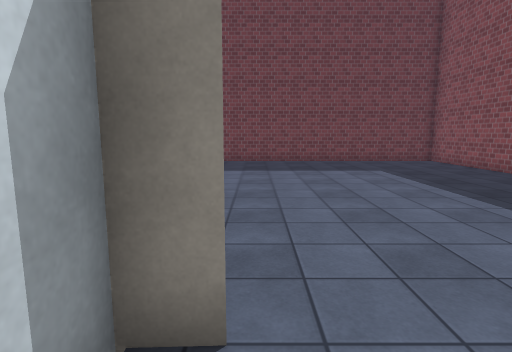
View 1 (above)

23 first-person views from a walk through a Unity game level. The camera is 1.5 m above the floor, tilts 8° down and sees 80° across. The floor is counted in squares, 1 m on a side. Each view is taken from the middle of a square. On the plan, view 1 faces up. The plan holds only what a view shows up to about 15 squares ahead; the rest is blank. The place goes on beyond the plan. The player character is not drawn. Some animated figures are left out. Some surface patterns are stand-ins.

View 2
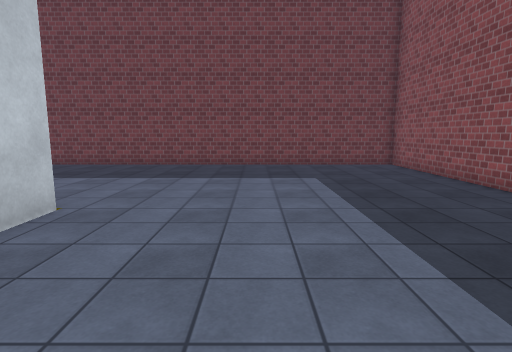

View 3
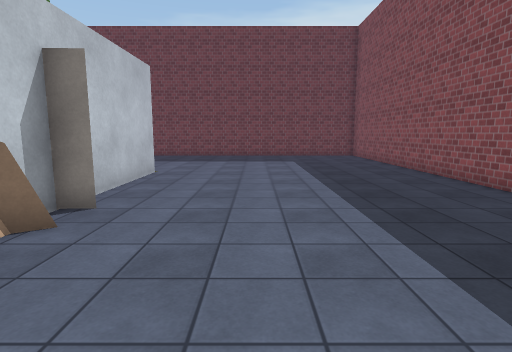

View 4
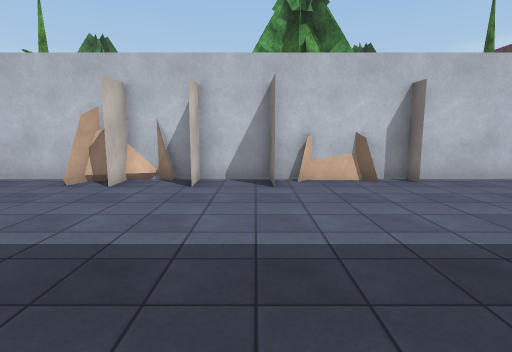

View 5
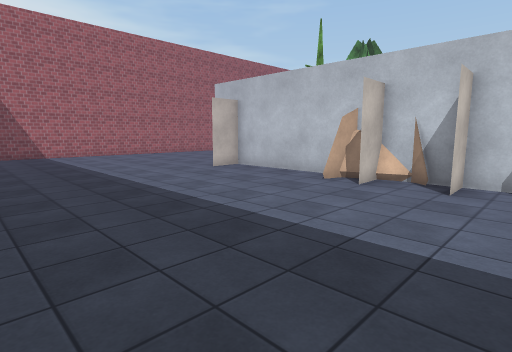

View 6
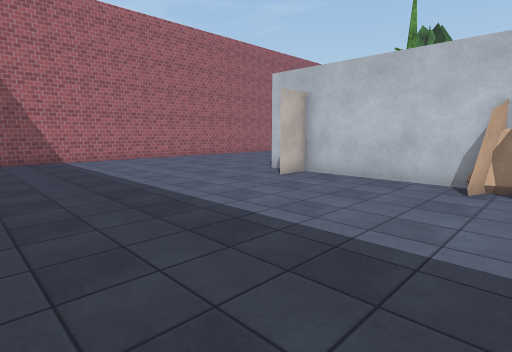

View 7
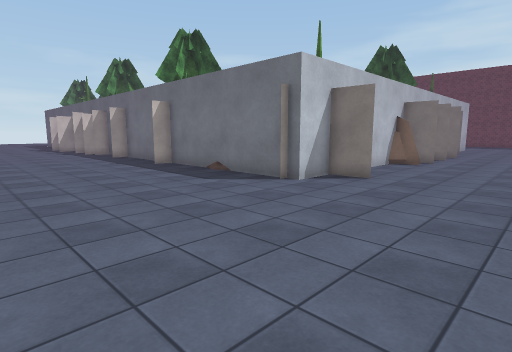

View 8
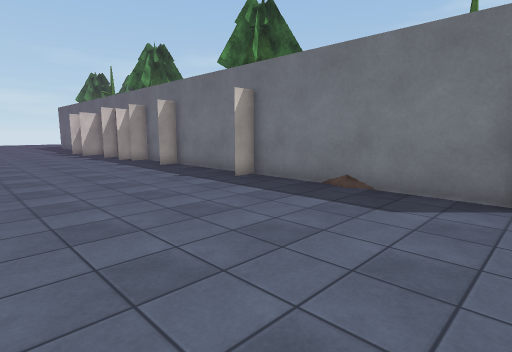

View 9
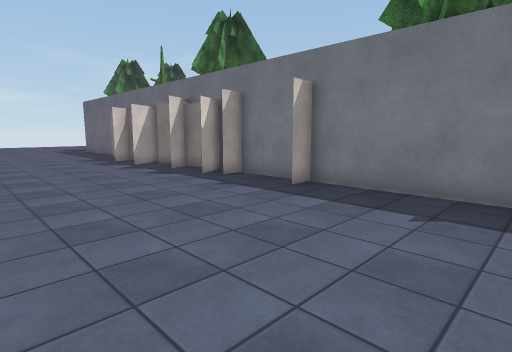

View 10
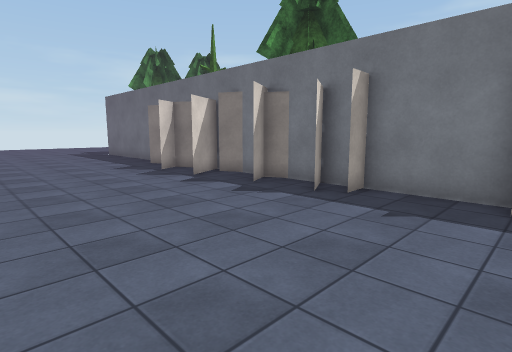

View 11
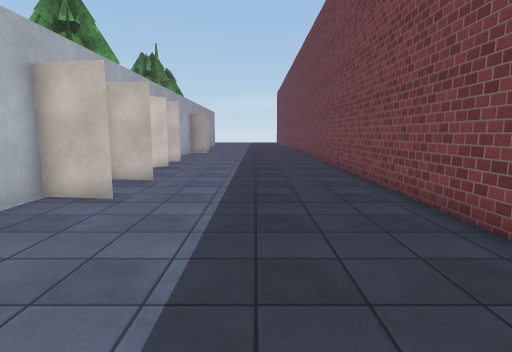

View 12
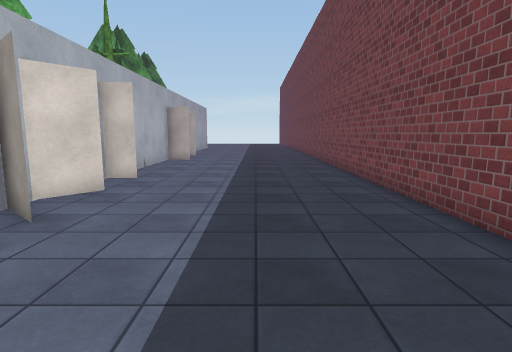

View 13
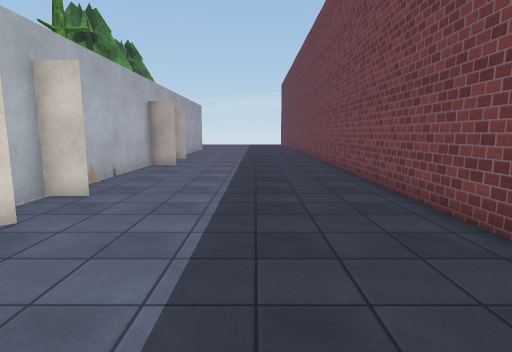

View 14
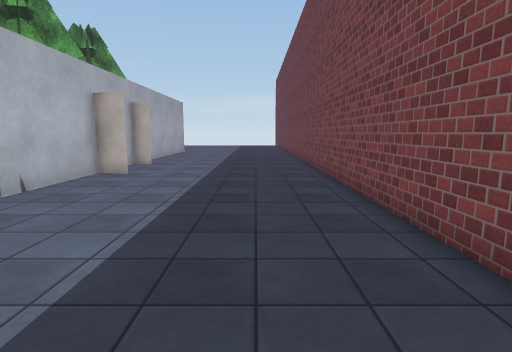

View 15
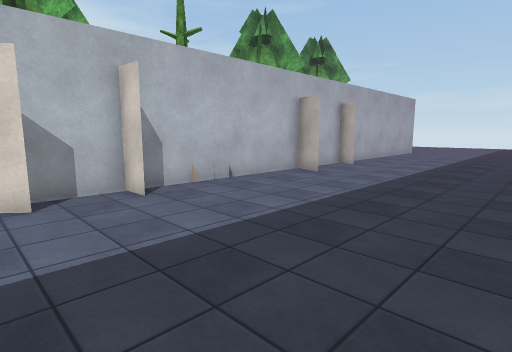

View 16
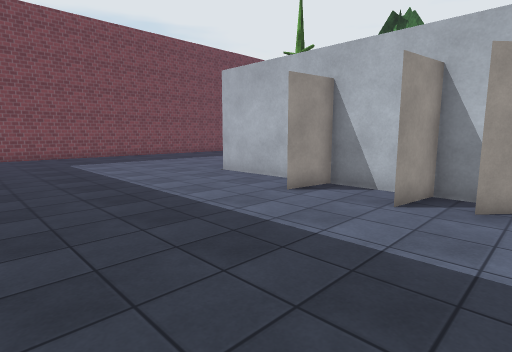

View 17
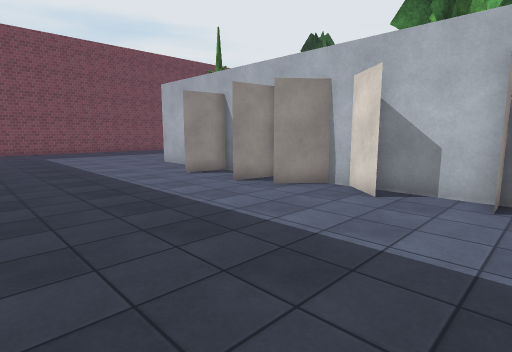

View 18
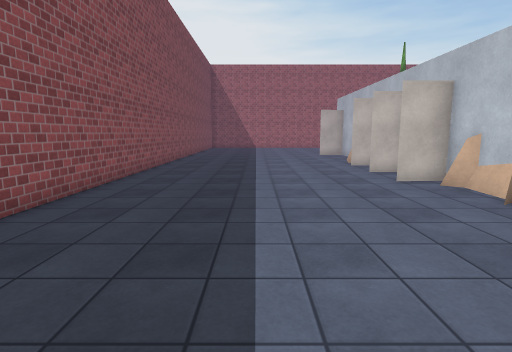

View 19
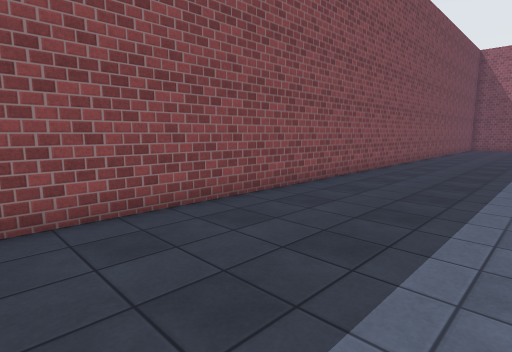

View 20
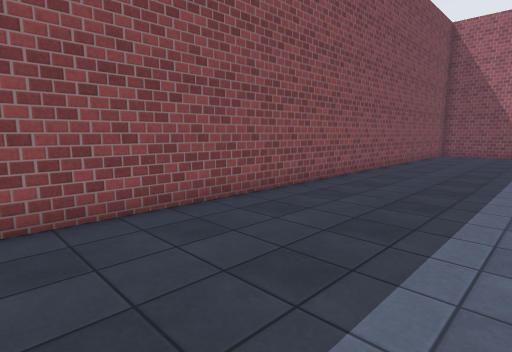

View 21
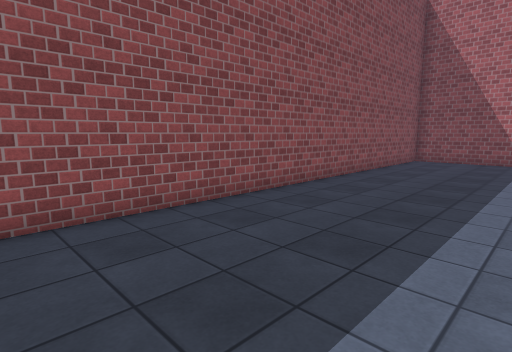

View 22
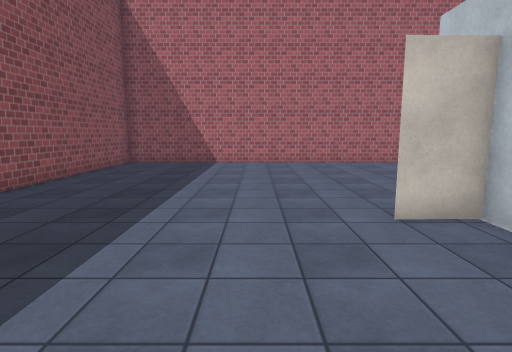

View 23
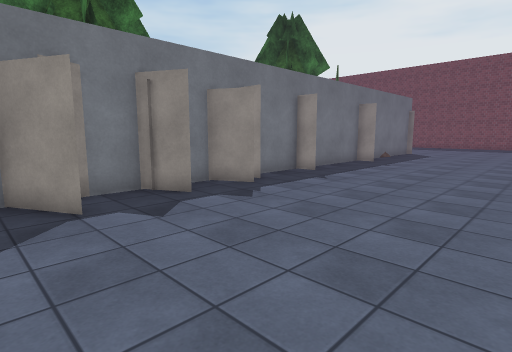

### Floor plan
Points are (right, up) in squares from view 1. A wall is a line through its corners. A room is listed if a view was taken in it or the views show most of it. See-through windows are left out.
Room 1 (view 1)
walls: (-9.9, 8) (-8.4, 8); (-6.4, 8) (-5.5, 8); (-1, 0.5) (-1, -0.5); (-0.4, 0.6) (-0.8, 0.4); (-8.5, -16) (-9.5, -16); (-1, 2.5) (-1, 1.5)
ways out: opening at (-0.7, 1) to room 2
objects: other object (-24, -17) to (-23, -15); other object (-24, 4) to (-24, 5); other object (-23, -15) to (-21, -14); other object (-22, -14) to (-22, -13); other object (-17, -15); other object (-16, 7); other object (-14, 4) to (-13, 5); other object (-14, 7) to (-13, 7); other object (-12, -14) to (-11, -13); other object (-11, 8) to (-10, 9); other object (-9, -16); other object (-9, 8) to (-9, 9); other object (-6, 8) to (-6, 9); other object (-5, -2) to (-4, -1); other object (-3, -5) to (-2, -4); other object (-1, -8) to (0, -6); other object (-1, 0); other object (-1, 2)
Room 2 (views 2, 3, 4, 5, 6, 7, 8, 9, 10, 11, 12, 13, 14, 15, 16, 17, 18, 19, 20, 21, 22, 23)
walls: (-1, -0.5) (-1, -5.5); (-1, -8.4) (-1, -13.5); (-1, 1.5) (-1, 0.5); (-1, -14.5) (-1, -16) (-8.5, -16); (-5.5, 8) (-1, 8) (-1, 2.5); (-8.4, 8) (-6.4, 8); (-9.5, -16) (-20.5, -16) (-21.2, -16.4) (-21.4, -16) (-22.7, -16) (-23.5, -16.4); (-12.6, 8.6) (-11.7, 7.9); (-14.5, -17) (-14.6, -15.9); (-15.2, 9) (-15.2, 7.9); (9.5, -24.1) (9.5, 16.6) (-25.5, 16.6); (-18.9, -16.6) (-19.2, -15.9); (-22.4, 8.8) (-22.6, 7.9); (-25.5, 8) (-11.5, 8)
low walls: (-5.2, -16.1) (-5.7, -16)
ways out: opening at (-0.7, 1) to room 1
objects: other object (-21, -17); other object (-19, -17); other object (-13, 9); other object (-1, -14) to (0, -14); other object (0, -7); other object (0, -5); other object (0, -3)

Positions as (right, up) in squares from view 1, and headings:
1: (0, 0), facing up
2: (3, 2), facing up
3: (3, -4), facing up
4: (9, -3), facing left
5: (9, -3), facing down-left
6: (9, -7), facing down-left
7: (5, -24), facing up-left
8: (-1, -24), facing up-left
9: (-9, -24), facing up-left
10: (-14, -24), facing up-left
11: (1, 13), facing left
12: (-5, 13), facing left
13: (-8, 13), facing left
14: (-11, 14), facing left
15: (-12, 16), facing down-left
16: (-11, 16), facing down-right
17: (-16, 16), facing down-right
18: (5, 7), facing down
19: (4, 7), facing down-right
20: (4, -2), facing down-right
21: (4, -7), facing down-right
22: (3, -9), facing down
23: (-25, -24), facing up-right
